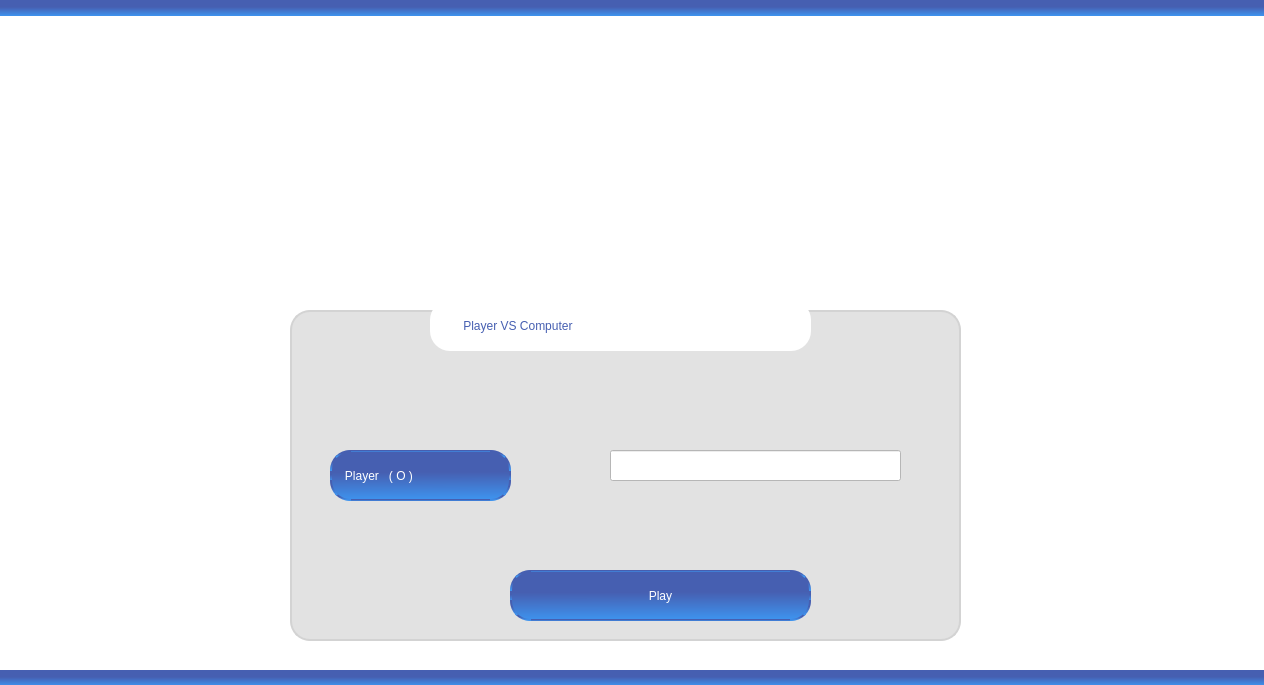
<?xml version="1.0" encoding="UTF-8"?>
<ui version="4.0">
 <class>computerPlayer</class>
 <widget class="QDialog" name="computerPlayer">
  <property name="geometry">
   <rect>
    <x>0</x>
    <y>0</y>
    <width>1264</width>
    <height>685</height>
   </rect>
  </property>
  <property name="windowTitle">
   <string>Dialog</string>
  </property>
  <property name="styleSheet">
   <string notr="true">background-color: rgb(255, 255, 255);</string>
  </property>
  <widget class="QLabel" name="label_pic3">
   <property name="geometry">
    <rect>
     <x>0</x>
     <y>20</y>
     <width>451</width>
     <height>281</height>
    </rect>
   </property>
   <property name="styleSheet">
    <string notr="true"/>
   </property>
   <property name="text">
    <string/>
   </property>
  </widget>
  <widget class="QLabel" name="label">
   <property name="geometry">
    <rect>
     <x>330</x>
     <y>450</y>
     <width>181</width>
     <height>51</height>
    </rect>
   </property>
   <property name="styleSheet">
    <string notr="true">background-color: qlineargradient(spread:pad, x1:0.0242308, y1:0.079, x2:0.0432692, y2:1, stop:0.394231 rgba(70, 95, 177, 255), stop:1 rgba(62, 147, 238, 255));
color: rgb(255, 255, 255);
font: 700 14pt &quot;Segoe UI&quot;;
border:2px solid  qlineargradient(spread:pad, x1:0.0242308, y1:0.079, x2:0.0432692, y2:1, stop:0.394231 rgba(70, 95, 177, 255), stop:1 rgba(62, 147, 238, 255));
border-radius: 20px;</string>
   </property>
   <property name="text">
    <string>   Player   ( O )</string>
   </property>
  </widget>
  <widget class="QLineEdit" name="lineEdit">
   <property name="geometry">
    <rect>
     <x>610</x>
     <y>450</y>
     <width>291</width>
     <height>31</height>
    </rect>
   </property>
  </widget>
  <widget class="QLabel" name="label_5">
   <property name="geometry">
    <rect>
     <x>290</x>
     <y>310</y>
     <width>671</width>
     <height>331</height>
    </rect>
   </property>
   <property name="styleSheet">
    <string notr="true">background-color: qlineargradient(spread:pad, x1:1, y1:1, x2:1, y2:1, stop:0 rgba(226, 226, 226, 255), stop:0.966346 rgba(255, 255, 255, 255));

border:2px solid  lightgray;
border-radius: 20px;</string>
   </property>
   <property name="text">
    <string/>
   </property>
  </widget>
  <widget class="QPushButton" name="pushButton">
   <property name="geometry">
    <rect>
     <x>510</x>
     <y>570</y>
     <width>301</width>
     <height>51</height>
    </rect>
   </property>
   <property name="styleSheet">
    <string notr="true">background-color: qlineargradient(spread:pad, x1:0.0242308, y1:0.079, x2:0.0432692, y2:1, stop:0.394231 rgba(70, 95, 177, 255), stop:1 rgba(62, 147, 238, 255));
color: rgb(255, 255, 255);
font: 700 20pt &quot;Segoe UI&quot;;
border:2px solid  qlineargradient(spread:pad, x1:0.0242308, y1:0.079, x2:0.0432692, y2:1, stop:0.394231 rgba(70, 95, 177, 255), stop:1 rgba(62, 147, 238, 255));
border-radius: 20px;</string>
   </property>
   <property name="text">
    <string>Play</string>
   </property>
  </widget>
  <widget class="QLabel" name="label_2">
   <property name="geometry">
    <rect>
     <x>430</x>
     <y>300</y>
     <width>381</width>
     <height>51</height>
    </rect>
   </property>
   <property name="styleSheet">
    <string notr="true">font: 700 20pt &quot;Segoe UI&quot;;
border:2px solidqlineargradient(spread:pad, x1:0, y1:0, x2:0.00961538, y2:0, stop:1 rgba(255, 255, 255, 255));
border-radius: 20px;
color: rgb(70, 95, 177);</string>
   </property>
   <property name="text">
    <string>          Player VS Computer</string>
   </property>
  </widget>
  <widget class="QLabel" name="label_3">
   <property name="geometry">
    <rect>
     <x>-70</x>
     <y>670</y>
     <width>1541</width>
     <height>16</height>
    </rect>
   </property>
   <property name="styleSheet">
    <string notr="true">background-color: qlineargradient(spread:pad, x1:0.0242308, y1:0.079, x2:0.0432692, y2:1, stop:0.394231 rgba(70, 95, 177, 255), stop:1 rgba(62, 147, 238, 255));</string>
   </property>
   <property name="text">
    <string/>
   </property>
  </widget>
  <widget class="QLabel" name="label_4">
   <property name="geometry">
    <rect>
     <x>-30</x>
     <y>0</y>
     <width>1541</width>
     <height>16</height>
    </rect>
   </property>
   <property name="styleSheet">
    <string notr="true">background-color: qlineargradient(spread:pad, x1:0.0242308, y1:0.079, x2:0.0432692, y2:1, stop:0.394231 rgba(70, 95, 177, 255), stop:1 rgba(62, 147, 238, 255));</string>
   </property>
   <property name="text">
    <string/>
   </property>
  </widget>
  <zorder>label_5</zorder>
  <zorder>label_pic3</zorder>
  <zorder>label</zorder>
  <zorder>lineEdit</zorder>
  <zorder>pushButton</zorder>
  <zorder>label_2</zorder>
  <zorder>label_3</zorder>
  <zorder>label_4</zorder>
 </widget>
 <resources/>
 <connections/>
</ui>
